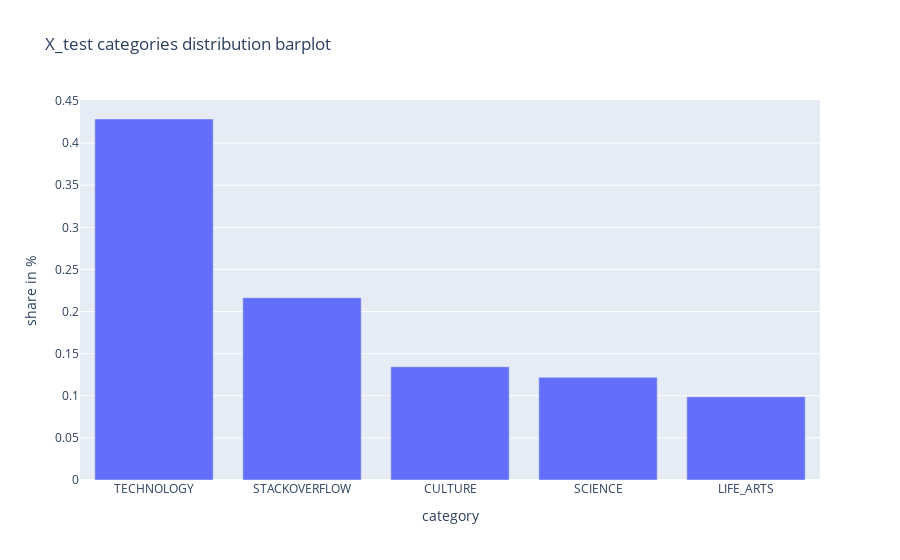

Here is the notebook cell this chart was saved with:
### Code cell
analysis.categories_distribution(X_test['category'], 'X_test categories distribution barplot')

### Figure 1 — Plotly figure (JSON) as saved in the notebook; plotly's stock layout.template omitted (floating-point values rounded to 4 significant figures)
{"data": [{"alignmentgroup": "True", "hoverlabel": {"namelength": 0}, "hovertemplate": "category=%{x}<br>share in %=%{y}", "legendgroup": "", "marker": {"color": "#636efa"}, "name": "", "offsetgroup": "", "orientation": "v", "showlegend": false, "textposition": "auto", "type": "bar", "x": ["TECHNOLOGY", "STACKOVERFLOW", "CULTURE", "SCIENCE", "LIFE_ARTS"], "xaxis": "x", "y": [0.4286, 0.2164, 0.1345, 0.1218, 0.09874], "yaxis": "y"}], "layout": {"barmode": "relative", "legend": {"tracegroupgap": 0}, "title": {"text": "X_test categories distribution barplot"}, "xaxis": {"anchor": "y", "domain": [0, 1], "title": {"text": "category"}}, "yaxis": {"anchor": "x", "domain": [0, 1], "title": {"text": "share in %"}}}}
